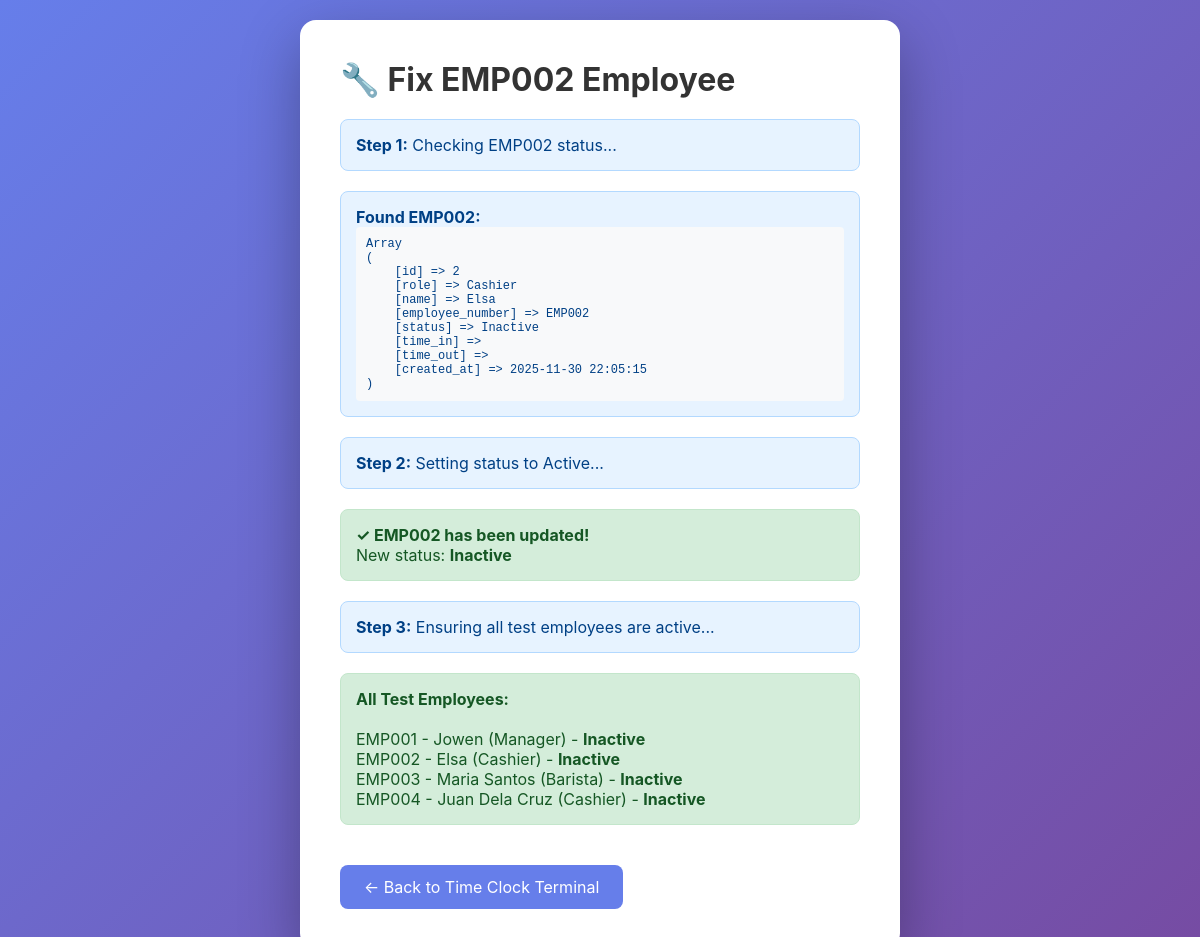
/fix_emp002.php, run on the app's committed database.
### tables this page shows
CREATE TABLE staff_accounts (
    id INT UNSIGNED NOT NULL AUTO_INCREMENT PRIMARY KEY,
    role VARCHAR(64) NOT NULL COMMENT 'Manager, Cashier, Barista, etc',
    name VARCHAR(191) NOT NULL,
    employee_number VARCHAR(20) NULL UNIQUE COMMENT 'EMP001, EMP002, etc',
    status VARCHAR(32) NOT NULL DEFAULT 'Inactive',
    time_in DATETIME NULL,
    time_out DATETIME NULL,
    created_at TIMESTAMP NOT NULL DEFAULT CURRENT_TIMESTAMP,
    INDEX idx_employee_number (employee_number),
    INDEX idx_status (status)
);

### fix_emp002.php (the view, shortened to what this page needs)
<!DOCTYPE html>
<html lang="en">
<head>
</head>
<body>
    <div class="container">
        <h1>🔧 Fix EMP002 Employee</h1>
        <?php
        try {
            $pdo = getDatabaseConnection();
            if (!$pdo) {
                echo '<div class="error">Database connection not available.</div>';
            } else {
                echo '<div class="info"><strong>Step 1:</strong> Checking EMP002 status...</div>';
                $stmt = $pdo->prepare("SELECT * FROM staff_accounts WHERE employee_number = ?");
                $stmt->execute(['EMP002']);
                $emp002 = $stmt->fetch(PDO::FETCH_ASSOC);
                if ($emp002) {
                    echo '<div class="info">';
                    echo '<strong>Found EMP002:</strong><br>';
                    echo '<pre>' . print_r($emp002, true) . '</pre>';
                    echo '</div>';
                    echo '<div class="info"><strong>Step 2:</strong> Setting status to Active...</div>';
                    $stmt->execute(['EMP002']);
                    $emp002Updated = $stmt->fetch(PDO::FETCH_ASSOC);
                    echo '<div class="success">';
                    echo '<strong>✓ EMP002 has been updated!</strong><br>';
                    echo 'New status: <strong>' . htmlspecialchars($emp002Updated['status']) . '</strong>';
                    echo '</div>';
                    echo '<div class="info"><strong>Step 3:</strong> Ensuring all test employees are active...</div>';
                    $allEmps = $pdo->query("
                        SELECT employee_number, name, role, status
                        FROM staff_accounts
                        WHERE employee_number IN ('EMP001', 'EMP002', 'EMP003', 'EMP004')
                        ORDER BY employee_number
                    ")->fetchAll(PDO::FETCH_ASSOC);
                    echo '<div class="success">';
                    echo '<strong>All Test Employees:</strong><br><br>';
                    foreach ($allEmps as $emp) {
                        echo htmlspecialchars($emp['employee_number']) . ' - ';
                        echo htmlspecialchars($emp['name']) . ' (' . htmlspecialchars($emp['role']) . ') - ';
                        echo '<strong>' . htmlspecialchars($emp['status']) . '</strong><br>';
                    }
                    echo '</div>';
                }
            }
        } catch (PDOException $e) {
            echo '<div class="error">';
            echo '<strong>Database Error:</strong><br>';
            echo htmlspecialchars($e->getMessage());
            echo '</div>';
        }
        ?>
        <a href="index.php" class="back-btn">← Back to Time Clock Terminal</a>
    </div>
</body>
</html>

### fix_emp002.php (style rules this page uses)
* { margin: 0; padding: 0; box-sizing: border-box; }
body { font-family: -apple-system, BlinkMacSystemFont, 'Segoe UI', sans-serif; background: linear-gradient(135deg, #667eea 0%, #764ba2 100%); min-height: 100vh; display: flex; align-items: center; justify-content: center; padding: 20px; }
.container { background: white; border-radius: 16px; box-shadow: 0 20px 60px rgba(0,0,0,0.3); max-width: 600px; width: 100%; padding: 40px; }
h1 { color: #333; margin-bottom: 20px; }
.info { background: #e7f3ff; border: 1px solid #b3d9ff; border-radius: 8px; padding: 15px; margin-bottom: 20px; color: #004085; }
.success { background: #d4edda; border: 1px solid #c3e6cb; border-radius: 8px; padding: 15px; margin-bottom: 20px; color: #155724; }
pre { background: #f8f9fa; padding: 10px; border-radius: 4px; overflow-x: auto; font-size: 12px; }
.back-btn { display: inline-block; background: #667eea; color: white; padding: 12px 24px; border-radius: 8px; text-decoration: none; margin-top: 20px; }

### data on the page
staff_accounts: status "Inactive", employee_number "EMP002", name "Elsa", role "Cashier"
staff_accounts: employee_number "EMP001", name "Jowen", role "Manager", status "Inactive"
staff_accounts: employee_number "EMP003", name "Maria Santos", role "Barista", status "Inactive"
staff_accounts: employee_number "EMP004", name "Juan Dela Cruz", role "Cashier", status "Inactive"

### other printed values
print_r($emp002, true) "Array ( [id] => 2 [role] => Cashier [name] => Elsa [employee_number] => EMP002 [status] => Inactive [time_in] => [time_out] => [created_at] => 2025-11-30 22:05:15 )"
